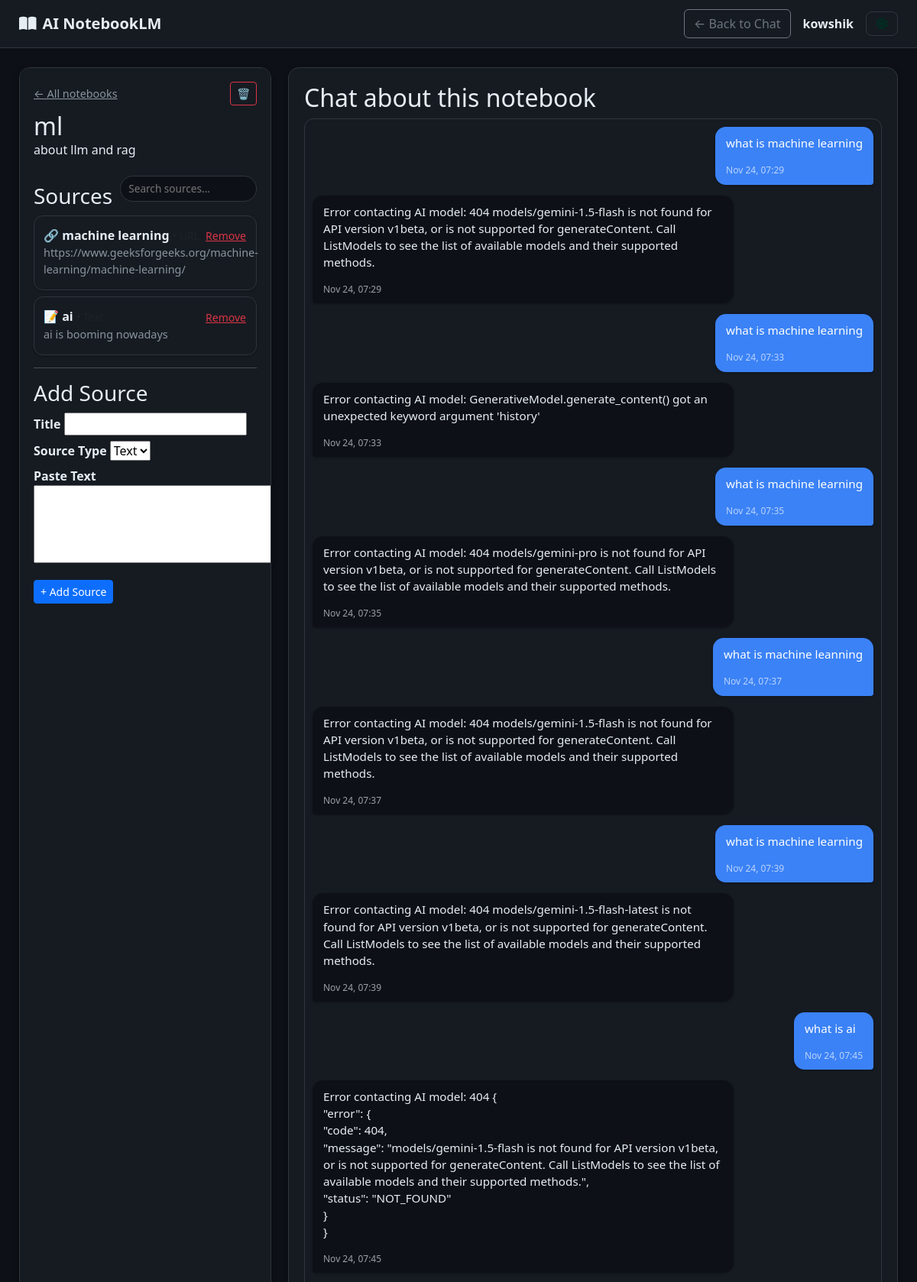
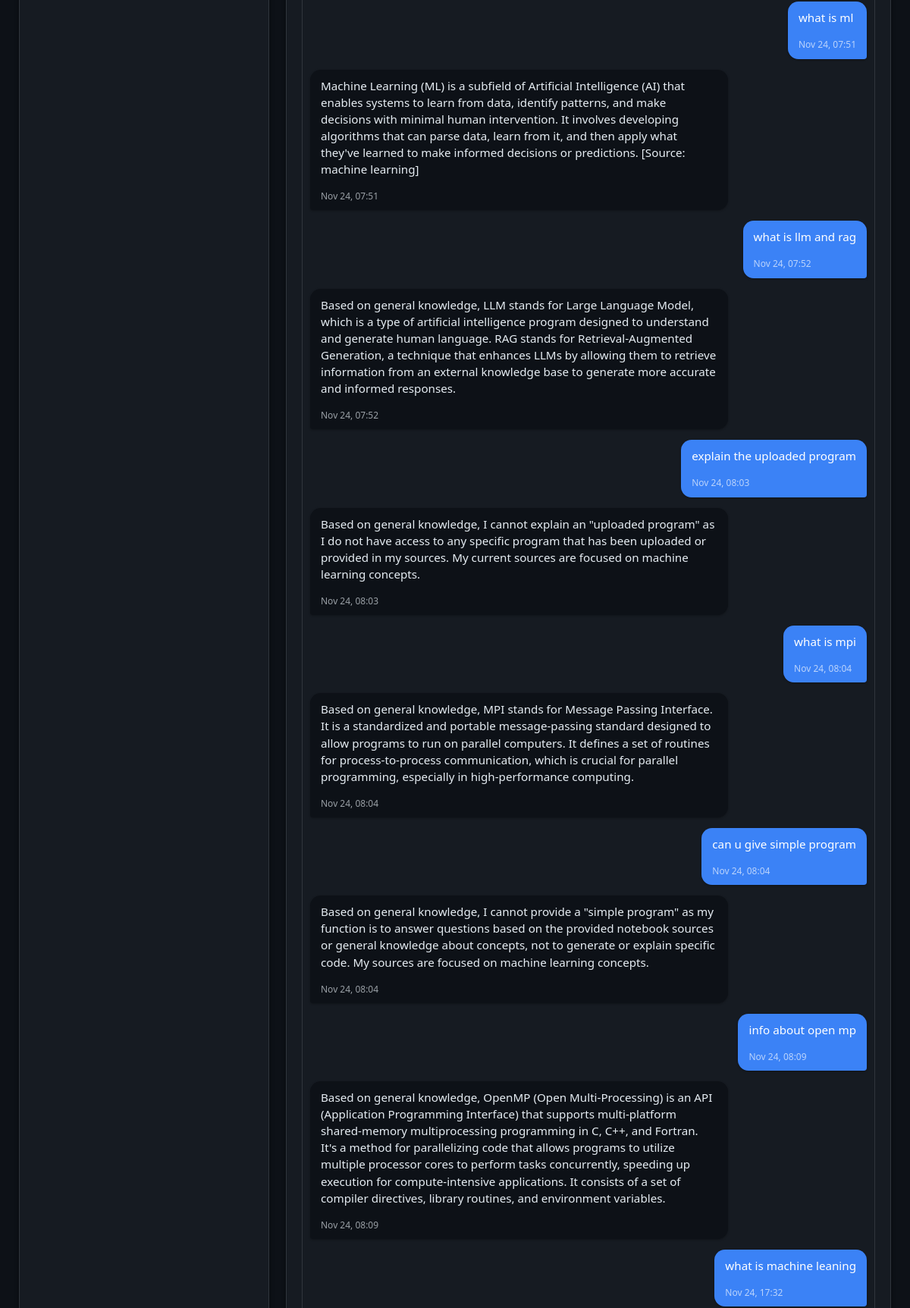
The app's page /notebooks/notebooks/1/ (signed in, upper part) with its own data (2 pictures, top to bottom).
### ai_notebook/models.py (models this page shows, shortened)
class Notebook(models.Model):
    owner = models.ForeignKey(
        settings.AUTH_USER_MODEL,
        on_delete=models.CASCADE,
        related_name="notebooks",
    )
    title = models.CharField(max_length=200)
    description = models.TextField(blank=True)
    created_at = models.DateTimeField(auto_now_add=True)
    updated_at = models.DateTimeField(auto_now=True)
    class Meta:
        ordering = ["-updated_at"]

class Source(models.Model):
    TEXT = "text"
    URL = "url"
    FILE = "file"
    SOURCE_TYPE_CHOICES = [
        (TEXT, "Text"),
        (URL, "URL"),
        (FILE, "File"),
    ]
    notebook = models.ForeignKey(
        Notebook,
        on_delete=models.CASCADE,
        related_name="sources",
    )
    title = models.CharField(max_length=200)
    source_type = models.CharField(
        max_length=10,
        choices=SOURCE_TYPE_CHOICES,
        default=TEXT,
    )
    position = models.PositiveIntegerField(default=0)
    url = models.URLField(blank=True, null=True)
    file = models.FileField(
        upload_to="notebook_files/",
        blank=True,
        null=True,
    )
    content = models.TextField(
        blank=True,
        null=True,
        help_text="Text content of this source (pasted OR extracted).",
    )
    created_at = models.DateTimeField(auto_now_add=True)
    class Meta:
        ordering = ["position", "-created_at"]

class ChatMessage(models.Model):
    ROLE_USER = "user"
    ROLE_ASSISTANT = "assistant"
    ROLE_CHOICES = [
        (ROLE_USER, "User"),
        (ROLE_ASSISTANT, "Assistant"),
    ]
    notebook = models.ForeignKey(
        Notebook,
        on_delete=models.CASCADE,
        related_name="messages",
    )
    role = models.CharField(max_length=20, choices=ROLE_CHOICES)
    content = models.TextField()
    created_at = models.DateTimeField(auto_now_add=True)
    class Meta:
        ordering = ["created_at"]

### ai_notebook/views.py (the view, shortened to what this page needs)
# urls.py: path("notebooks/<int:pk>/", views.notebook_detail, name="notebook_detail"),
@login_required
def notebook_detail(request, pk):
    notebook = get_object_or_404(Notebook, pk=pk, owner=request.user)
    source_form = SourceForm()
    chat_form = ChatForm()
    return render(
        request,
        "ai_notebook/notebook_detail.html",
        {
            "notebook": notebook,
            "sources": notebook.sources.all(),
            "messages": notebook.messages.all(),
            "source_form": source_form,
            "chat_form": chat_form,
        },
    )

### ai_notebook/forms.py
class SourceForm(forms.ModelForm):
    class Meta:
        model = Source
        fields = ["title", "source_type", "content", "url", "file"]
        widgets = {
            "content": forms.Textarea(attrs={"rows": 4}),
            "url": forms.URLInput(attrs={"placeholder": "https://example.com/article"}),
        }

class ChatForm(forms.Form):
    message = forms.CharField(
        label="Ask something",
        widget=forms.Textarea(
            attrs={
                "rows": 3,
                "placeholder": "Ask a question about your sources...",
            }
        ),
    )

### ai_notebook/templates/ai_notebook/notebook_detail.html (shortened to what this page needs)
{% extends "ai_notebook/base_notebook.html" %}
{% load static %}
{% block content %}
<div class="layout">
  <section class="sidebar">
    <div class="detail-header">
      <div class="detail-header-top">
        <a href="{% url 'ai_notebook:notebook_list' %}" class="back-link">
          ← All notebooks
        </a>
        <form method="post"
              action="{% url 'ai_notebook:notebook_delete' notebook.pk %}"
              onsubmit="return confirm('Delete this notebook and its chat history?');">
          <button class="btn btn-sm btn-outline-danger">
            🗑
          </button>
        </form>
      </div>
      <h2 class="mb-0">{{ notebook.title }}</h2>
      <p class="note-desc">{{ notebook.description }}</p>
    </div>
    <div class="sources-header-row">
      <h3>Sources</h3>
      <input
        id="source-search"
        type="text"
        class="search-input search-input-sm"
        placeholder="Search sources..."
      />
    </div>
    <ul class="source-list" id="source-list">
      {% for src in sources %}
      <li class="mb-2 source-item">
        <div class="d-flex justify-content-between align-items-center">
          <div>
            <strong>
              {% if src.source_type == 'file' %}
                📄
              {% elif src.source_type == 'url' %}
                🔗
              {% else %}
                📝
              {% endif %}
              {{ src.title }}
            </strong>
            <small class="text-muted"> • {{ src.get_source_type_display }}</small>
          </div>
          <form method="post"
                action="{% url 'ai_notebook:source_delete' src.pk %}"
                onsubmit="return confirm('Delete this source?');">
            <button class="btn btn-sm btn-link text-danger p-0">Remove</button>
          </form>
        </div>
        <p class="source-snippet mb-1">
          {{ src.content|default:"(no extracted text yet)"|truncatechars:120 }}
        </p>
      </li>
      {% empty %}
      <li>No sources yet.</li>
      {% endfor %}
    </ul>
    <hr>
    <h3>Add Source</h3>
    <form method="post" enctype="multipart/form-data" class="mt-2">
      <label class="fw-bold">Title</label>
      {{ source_form.title }}
      <label class="fw-bold mt-2">Source Type</label>
      {{ source_form.source_type }}
      <div id="text-input" class="mt-2">
        <label class="fw-bold">Paste Text</label>
        {{ source_form.content }}
      </div>
      <button name="add_source" class="btn btn-primary btn-sm mt-3">
        + Add Source
      </button>
    </form>
  </section>
  <section class="content chat-section">
    <h2>Chat about this notebook</h2>
    <div class="chat-window" id="chat-window">
      {% for msg in messages %}
      <div class="chat-message {{ msg.role }}">
        <div class="chat-bubble">
          <p>{{ msg.content|linebreaksbr }}</p>
          <small>{{ msg.created_at|date:"M d, H:i" }}</small>
        </div>
      </div>
      {% empty %}
      <p class="empty-chat">Start a conversation by asking a question.</p>
      {% endfor %}
    </div>
  </section>
</div>
{% endblock %}

### ai_notebook/templates/ai_notebook/base_notebook.html (shortened to what this page needs)
{% load static %}
<!DOCTYPE html>
<html lang="en" data-theme="dark">
<head>
    <link rel="stylesheet" href="{% static 'ai_notebook/notebook.css' %}">
    <link
      href="https://cdn.jsdelivr.net/npm/bootstrap@5.3.2/dist/css/bootstrap.min.css"
      rel="stylesheet"
    >
    <link
      rel="stylesheet"
      href="https://cdnjs.cloudflare.com/ajax/libs/font-awesome/6.5.0/css/all.min.css"
    >
</head>
<body>
    <nav class="top-nav">
        <div class="brand">
            <i class="fa-solid fa-book-open"></i>
            <span>AI NotebookLM</span>
        </div>
        <div class="d-flex align-items-center gap-3">
            <a href="{% url 'ai_app:chat' %}" class="btn btn-outline-secondary">
                ← Back to Chat
            </a>
            <span class="fw-bold">{{ request.user.username }}</span>
            <button id="theme-btn" class="theme-toggle">
            </button>
        </div>
    </nav>
    <main class="main-container">
        {% block content %}
        {% endblock %}
    </main>
</body>
</html>

### ai_notebook/static/ai_notebook/notebook.css (style rules this page uses)
body { margin: 0; font-family: "Inter", system-ui, -apple-system, BlinkMacSystemFont, sans-serif; background: var(--bg); color: var(--text); transition: background 0.25s ease, color 0.25s ease; }
h1, h2, h3, h4 { margin-top: 0; color: var(--text); }
a { color: var(--text); text-decoration: none; }
.top-nav { background: var(--card); border-bottom: 1px solid var(--border); padding: 12px 22px; display: flex; justify-content: space-between; align-items: center; }
.brand { font-weight: 600; font-size: 1.25rem; display: flex; align-items: center; gap: 8px; }
.main-container { padding: 24px; max-width: 1500px; margin: auto; }
.layout { display: grid; grid-template-columns: 330px 1fr; gap: 22px; }
.search-input { width: 100%; border-radius: 999px; border: 1px solid var(--border); padding: 8px 12px; font-size: 0.9rem; background: var(--input); color: var(--text); margin-bottom: 12px; }
.search-input-sm { font-size: 0.85rem; padding: 6px 10px; }
.sidebar { background: var(--card); border: 1px solid var(--border); border-radius: 14px; padding: 18px; height: calc(100vh - 120px); overflow-y: auto; box-shadow: var(--shadow); }
.sidebar h3 { margin-top: 16px; }
.sources-header-row { display: flex; align-items: center; justify-content: space-between; gap: 10px; margin-top: 10px; }
.source-list { list-style: none; padding: 0; margin: 0; }
.source-list li { background: var(--card); border: 1px solid var(--border); padding: 12px; border-radius: 12px; margin-bottom: 12px; box-shadow: var(--shadow-sm); transition: transform 0.15s ease, background 0.2s ease; }
.source-snippet { font-size: 0.9rem; color: var(--muted); }
.content { background: var(--card); border-radius: 14px; padding: 20px; border: 1px solid var(--border); height: calc(100vh - 120px); display: flex; flex-direction: column; box-shadow: var(--shadow); }
.chat-window { flex: 1; overflow-y: auto; padding: 10px; background: var(--card); border-radius: 12px; border: 1px solid var(--border); }
.chat-message { margin-bottom: 14px; display: flex; }
.chat-message.user { justify-content: flex-end; }
.chat-message.assistant { justify-content: flex-start; }
.chat-bubble { max-width: 75%; padding: 10px 14px; border-radius: 14px; font-size: 0.95rem; line-height: 1.45; box-shadow: var(--shadow-sm); }
.chat-message.user .chat-bubble { background: #3b82f6; color: white; border-bottom-right-radius: 4px; }
.chat-message.assistant .chat-bubble { background: var(--bubble); color: var(--text); border-bottom-left-radius: 4px; }
.chat-bubble small { display: block; margin-top: 4px; font-size: 0.75rem; opacity: 0.65; }
button { padding: 7px 16px; border-radius: 999px; border: none; background: #22c55e; color: #022c22; font-weight: 600; cursor: pointer; transition: background 0.15s ease, transform 0.1s ease; }
.detail-header { margin-bottom: 10px; }
.detail-header-top { display: flex; justify-content: space-between; align-items: center; margin-bottom: 8px; }
.back-link { font-size: 0.9rem; color: var(--muted); }
:root { --bg: #f5f5f7; --text: #1e1e1e; --card: #ffffff; --border: #dcdcdc; --muted: #555; --hover: #f1f1f1; --bubble: #eeeeee; --input: #fafafa; --shadow: 0px 2px 6px rgba(0, 0, 0, 0.05); --shadow-sm: 0px 1px 3px rgba(0, 0, 0, 0.08); }
[data-theme="dark"] { --bg: #0d1117; --text: #e6edf3; --card: #161b22; --border: #30363d; --muted: #8b949e; --hover: #1c2128; --bubble: #0d1117; --input: #0d1117; --shadow: 0px 2px 6px rgba(0, 0, 0, 0.4); --shadow-sm: 0px 1px 3px rgba(0, 0, 0, 0.3); }

### ai_notebook/templates/ai_notebook/base_notebook.html (style rules this page uses)
:root { --bg: #f5f5f7; --text: #1a1a1a; --card: #ffffff; --border: #dcdcdc; }
[data-theme="dark"] { --bg: #0d1117; --text: #e6edf3; --card: #161b22; --border: #30363d; }
body { background: var(--bg); color: var(--text); transition: background 0.2s, color 0.2s; }
.top-nav { background: var(--card); border-bottom: 1px solid var(--border); padding: 12px 25px; display: flex; justify-content: space-between; align-items: center; }
.brand { font-weight: bold; font-size: 1.25rem; display: flex; align-items: center; gap: 8px; }
.theme-toggle { cursor: pointer; padding: 7px 12px; border-radius: 8px; border: 1px solid var(--border); background: var(--card); display: flex; align-items: center; }
.main-container { padding: 25px; max-width: 1500px; margin: auto; }

### records on screen
Notebook: title "ml", description "about llm and rag"
Source: title "machine learning", content "https://www.geeksforgeeks.org/machine-learning/machine-learning/"
Source: title "ai", content "ai is booming nowadays"
ChatMessage: content "what is machine learning", created_at "Nov 24, 07:29"
ChatMessage: content "Error contacting AI model: 404 models/gemini-1.5-flash is not found for API version v1beta, or is not supported for generateContent. Call ListModels to see the list of available models and their supported methods.", created_at "Nov 24, 07:29"
ChatMessage: content "what is machine learning", created_at "Nov 24, 07:33"
ChatMessage: content "Error contacting AI model: GenerativeModel.generate_content() got an unexpected keyword argument 'history'", created_at "Nov 24, 07:33"
ChatMessage: content "what is machine learning", created_at "Nov 24, 07:35"
ChatMessage: content "Error contacting AI model: 404 models/gemini-pro is not found for API version v1beta, or is not supported for generateContent. Call ListModels to see the list of available models and their supported methods.", created_at "Nov 24, 07:35"
ChatMessage: content "what is machine leanning", created_at "Nov 24, 07:37"
ChatMessage: content "Error contacting AI model: 404 models/gemini-1.5-flash is not found for API version v1beta, or is not supported for generateContent. Call ListModels to see the list of available models and their supported methods.", created_at "Nov 24, 07:37"
ChatMessage: content "what is machine learning", created_at "Nov 24, 07:39"
ChatMessage: content "Error contacting AI model: 404 models/gemini-1.5-flash-latest is not found for API version v1beta, or is not supported for generateContent. Call ListModels to see the list of available models and their supported methods.", created_at "Nov 24, 07:39"
ChatMessage: content "what is ai", created_at "Nov 24, 07:45"
ChatMessage: content "Error contacting AI model: 404 { \"error\": { \"code\": 404, \"message\": \"models/gemini-1.5-flash is not found for API version v1beta, or is not supported for generateContent. Call ListModels to see the list of available models and their supported methods.\", \"status\": \"NOT_FOUND\" } }", created_at "Nov 24, 07:45"
ChatMessage: content "what is ml", created_at "Nov 24, 07:51"
ChatMessage: content "Machine Learning (ML) is a subfield of Artificial Intelligence (AI) that enables systems to learn from data, identify patterns, and make decisions with minimal human intervention. It involves developing algorithms that can parse data, learn from it, and then apply what they've learned to make informed decisions or predictions. [Source: machine learning]", created_at "Nov 24, 07:51"
ChatMessage: content "what is llm and rag", created_at "Nov 24, 07:52"
ChatMessage: content "Based on general knowledge, LLM stands for Large Language Model, which is a type of artificial intelligence program designed to understand and generate human language. RAG stands for Retrieval-Augmented Generation, a technique that enhances LLMs by allowing them to retrieve information from an external knowledge base to generate more accurate and informed responses.", created_at "Nov 24, 07:52"
ChatMessage: content "explain the uploaded program", created_at "Nov 24, 08:03"
ChatMessage: content "Based on general knowledge, I cannot explain an \"uploaded program\" as I do not have access to any specific program that has been uploaded or provided in my sources. My current sources are focused on machine learning concepts.", created_at "Nov 24, 08:03"
ChatMessage: content "what is mpi", created_at "Nov 24, 08:04"
ChatMessage: content "Based on general knowledge, MPI stands for Message Passing Interface. It is a standardized and portable message-passing standard designed to allow programs to run on parallel computers. It defines a set of routines for process-to-process communication, which is crucial for parallel programming, especially in high-performance computing.", created_at "Nov 24, 08:04"
ChatMessage: content "can u give simple program", created_at "Nov 24, 08:04"
ChatMessage: content "Based on general knowledge, I cannot provide a \"simple program\" as my function is to answer questions based on the provided notebook sources or general knowledge about concepts, not to generate or explain specific code. My sources are focused on machine learning concepts.", created_at "Nov 24, 08:04"
ChatMessage: content "info about open mp", created_at "Nov 24, 08:09"
ChatMessage: content "Based on general knowledge, OpenMP (Open Multi-Processing) is an API (Application Programming Interface) that supports multi-platform shared-memory multiprocessing programming in C, C++, and Fortran. It's a method for parallelizing code that allows programs to utilize multiple processor cores to perform tasks concurrently, speeding up execution for compute-intensive applications. It consists of a set of compiler directives, library routines, and environment variables.", created_at "Nov 24, 08:09"
ChatMessage: content "what is machine leaning", created_at "Nov 24, 17:32"

### other values on screen
{{ request.user.username }} "kowshik"
